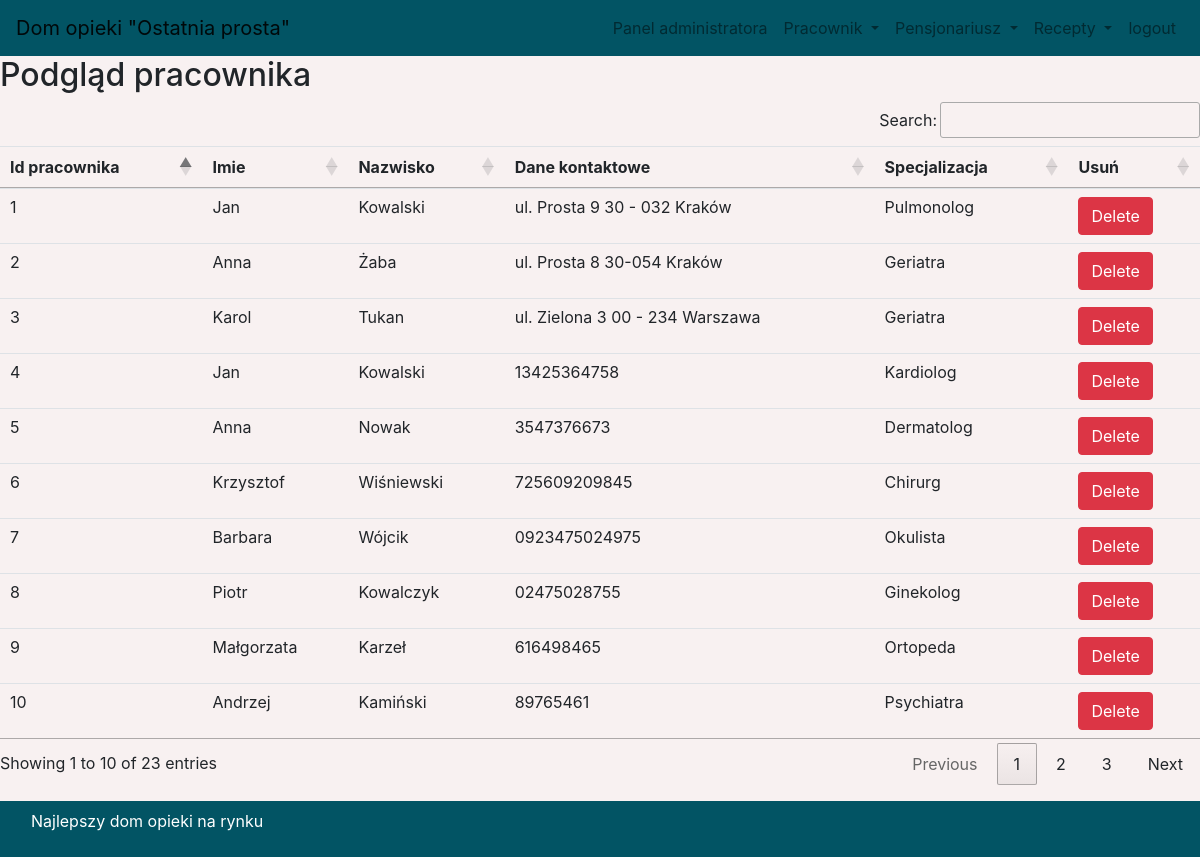
Screenshot of /podglad_pracownika/ (signed in) with the database file from the repository.
### dom/models.py (models this page shows, shortened)
class Lekarz(models.Model):
    imie = models.CharField(max_length=20)
    nazwisko = models.CharField(max_length=50)
    specjalizacja = models.CharField(max_length=50)
    dane_kontaktowe = models.TextField(max_length=50, null=True)

### dom/views.py (the view)
# urls.py: path('podglad_pracownika/', Podglad_pracownika, name='podglad_pracownika'),
def Podglad_pracownika(request):
    if not request.user.is_staff:
        return redirect('login')
    doc = Lekarz.objects.all()
    d = {'doc': doc}
    return render(request, 'podglad_pracownika.html', d)

### dom/templates/podglad_pracownika.html (shortened to what this page needs)
{% include 'bazowa.html' %}
{% include 'nawigacja.html' %}
{% block content %}
<div>
  <h2>Podgląd pracownika</h2>
  <table id="example" class="table table-hover">
    <thead>
    <tr>
      <th>Id pracownika</th>
      <th>Imie</th>
      <th>Nazwisko</th>
      <th>Dane kontaktowe</th>
      <th>Specjalizacja</th>
      <th>Usuń</th>
    </tr>
    </thead>
    <tbody>
      {% for i in doc %}
      <tr>
        <td>{{i.id}}</td>
        <td>{{i.imie}}</td>
        <td>{{i.nazwisko}}</td>
        <td>{{i.dane_kontaktowe}}</td>
        <td>{{i.specjalizacja}}</td>
        <td><a href="{% url 'usun_pracownika' i.id %}" onclick="return confirm('Jesteś pewien?')" class="btn btn-danger">Delete</a></td>
      </tr>
      {% endfor %}
    </tbody>
  </table>
</div>
{% endblock content %}
{% include 'stopka.html' %}

### dom/templates/bazowa.html (shortened to what this page needs)
{% load static %}
<html lang="pl">
<head>
    <link rel="stylesheet" href="https://maxcdn.bootstrapcdn.com/bootstrap/4.5.2/css/bootstrap.min.css">
    <link rel="stylesheet" href="https://use.fontawesome.com/releases/v6.4.0/css/all.css">
    <link rel="stylesheet" type ="text/css" href="{% static 'css/mystyle.css' %}">
    <link rel="stylesheet" href = "https://cdn.datatables.net/1.13.4/css/jquery.dataTables.min.css" />
    <link rel="stylesheet" href = "https://cdn.datatables.net/buttons/2.3.6/css/buttons.dataTables.min.css" />
</head>
<body>
</body>
</html>

### dom/templates/nawigacja.html (shortened to what this page needs)
<nav class="navbar navbar-expand-lg navbar-light" style="background-color: #025464;">
  <a class="navbar-brand" href="#">Dom opieki "Ostatnia prosta"</a>
  <div class="collapse navbar-collapse" id="navbarSupportedContent">
    <ul class="navbar-nav ml-auto">
      {% if request.user.is_staff %}
      <li class="nav-item">
        <a class="nav-link" href="{% url 'dashboard' %}">Panel administratora<span class="sr-only">(current)</span></a>
      </li>
      <li class="nav-item dropdown">
        <a class="nav-link dropdown-toggle" href="#" id="navbarDropdown" role="button" data-toggle="dropdown" aria-haspopup="true" aria-expanded="false">
          Pracownik
        </a>
      </li>
            <li class="nav-item dropdown">
        <a class="nav-link dropdown-toggle" href="#" id="navbarDropdown" role="button" data-toggle="dropdown" aria-haspopup="true" aria-expanded="false">
          Pensjonariusz
        </a>
      </li>
      <li class="nav-item dropdown">
        <a class="nav-link dropdown-toggle" href="#" id="navbarDropdown" role="button" data-toggle="dropdown" aria-haspopup="true" aria-expanded="false">
          Recepty
        </a>
      </li>
      <li class="nav-item">
        <a class="nav-link" href="{% url 'logout_admin' %}">logout</a>
      </li>
      {% endif %}
    </ul>
  </div>
</nav>

### dom/templates/stopka.html
<nav class="navbar navbar-expand-sm navbar-light fixed-bottom" style="background-color: #025464;">
    <div class="footer-bottom">
        <div class="container">
			<div class="row">
				<div class="col-sm-12 text-center ">
					<div class="copyright-text">
						<p class = "text-white">Najlepszy dom opieki na rynku</p>
					</div>
				</div>
			</div>
        </div>
    </div>
</nav>

### static/css/mystyle.css (style rules this page uses)
body { background-color: #F8F1F1; }

### dom/templates/bazowa.html (style rules this page uses)
body { background-color: #F8F1F1; }

### rows the page displays
Lekarz: id "1", imie "Jan", nazwisko "Kowalski", dane_kontaktowe "ul. Prosta 9 30 - 032 Kraków", specjalizacja "Pulmonolog"
Lekarz: id "2", imie "Anna", nazwisko "Żaba", dane_kontaktowe "ul. Prosta 8 30-054 Kraków", specjalizacja "Geriatra"
Lekarz: id "3", imie "Karol", nazwisko "Tukan", dane_kontaktowe "ul. Zielona 3 00 - 234 Warszawa", specjalizacja "Geriatra"
Lekarz: id "4", imie "Jan", nazwisko "Kowalski", dane_kontaktowe "13425364758", specjalizacja "Kardiolog"
Lekarz: id "5", imie "Anna", nazwisko "Nowak", dane_kontaktowe "3547376673", specjalizacja "Dermatolog"
Lekarz: id "6", imie "Krzysztof", nazwisko "Wiśniewski", dane_kontaktowe "725609209845", specjalizacja "Chirurg"
Lekarz: id "7", imie "Barbara", nazwisko "Wójcik", dane_kontaktowe "0923475024975", specjalizacja "Okulista"
Lekarz: id "8", imie "Piotr", nazwisko "Kowalczyk", dane_kontaktowe "02475028755", specjalizacja "Ginekolog"
Lekarz: id "9", imie "Małgorzata", nazwisko "Karzeł", dane_kontaktowe "616498465", specjalizacja "Ortopeda"
Lekarz: id "10", imie "Andrzej", nazwisko "Kamiński", dane_kontaktowe "89765461", specjalizacja "Psychiatra"
